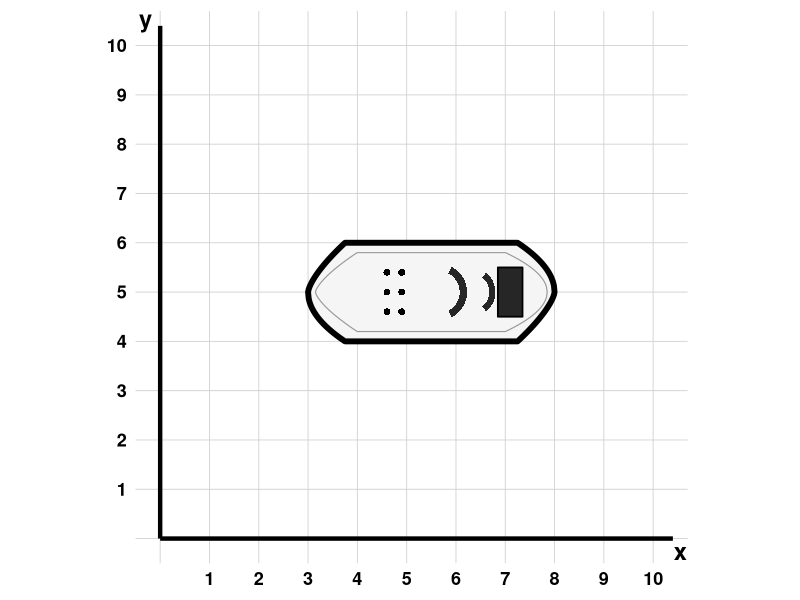

Write the R code that produced this figure.
## ---- chunk 1
# ============================================================
# coordenadas_vertices_plano_cartesiano_metacognitivo_interpretacion_n2_schoice_v1
# Basado en item ICFES MAT-2026-1-022 (pregunta 116)
# Competencia: Interpretación y representación
# Componente: Geométrico-métrico
# Nivel: 2  |  DOK: 2  |  Bloom: Comprender
# ============================================================

library(ggplot2)

# === Helpers (Familia 1 y 5 — regla #21) ===
pick_int <- function(a, b) if (a >= b) a else sample(a:b, 1L)
safe_sample <- function(x, size, replace = TRUE) {
  if (length(x) == 0L)
    stop("safe_sample(): vector de entrada vacio o NULL.")
  if (length(x) == 1L) rep(x, size) else sample(x, size, replace = replace)
}

# === Parametros del plano ===
grid_max <- 10L

# === Parametros del barco (aleatorizados por semilla — regla #22) ===
ancho_barco <- pick_int(3L, 6L)
alto_barco  <- pick_int(1L, 2L)

x_min <- pick_int(1L, grid_max - ancho_barco)
x_max <- x_min + ancho_barco

# y_min con restricciones para garantizar 4 opciones DISTINTAS:
#   y_min != x_min   (evita que GEO-COORD-01 (inversion) colapse sobre la correcta)
#   y_max != x_max   (idem)
#   y_min != x_max   (heredadas del retirado GEO-COORD-03; se conservan porque
#   y_max != x_min    siguen garantizando 4 opciones distintas en 222/222 versiones.
#                     Podrian relajarse — ver docs/BACKLOG.md P2.7 — pero eso
#                     ampliaria el espacio de versiones y exige re-validar todo.)
y_pool <- 1L:(grid_max - alto_barco)
y_pool <- setdiff(y_pool, x_min)
y_pool <- y_pool[y_pool + alto_barco != x_max]
y_pool <- setdiff(y_pool, x_max)
y_pool <- y_pool[y_pool + alto_barco != x_min]
stopifnot(length(y_pool) > 0L)
y_min <- safe_sample(y_pool, 1L)
y_max <- y_min + alto_barco

# === Respuesta correcta ===
correcta <- paste0(
  "(", x_min, ", ", y_min, "); (",
  x_min, ", ", y_max, "); (",
  x_max, ", ", y_min, ") y (",
  x_max, ", ", y_max, ")."
)

# === Distractores ===
# GEO-COORD-01: Inversion de ejes (intercambia x <-> y)
dist_inv <- paste0(
  "(", y_min, ", ", x_min, "); (",
  y_max, ", ", x_min, "); (",
  y_min, ", ", x_max, ") y (",
  y_max, ", ", x_max, ")."
)

# GEO-COORD-02: Rango reducido (toma solo el centro del barco)
x_mid <- as.integer(floor((x_min + x_max) / 2))
dist_centro <- paste0(
  "(", x_mid, ", ", y_min, "); (",
  x_mid, ", ", y_max, "); (",
  x_mid + 1L, ", ", y_min, ") y (",
  x_mid + 1L, ", ", y_max, ")."
)

# GEO-COORD-04: Desplazamiento de una unidad al contar la cuadricula.
#
# SUSTITUYE a GEO-COORD-03 (4 puntos sobre la diagonal y = x), retirado el
# 2026-07-28 por ser estructuralmente eliminable: era la única opcion cuyos 4
# puntos tenian la forma (v,v) — colineales — mientras las otras tres comparten
# la estructura "2 valores de x x 2 valores de y". Un estudiante podia
# descartarlo por la FORMA del texto, sin mirar la figura (regla #22 §P5).
# Ver docs/BACKLOG.md P0.1.
#
# Este distractor conserva la estructura 2x2, así que solo se puede descartar
# leyendo las coordenadas reales del barco. La direccion del desplazamiento se
# adapta para no salirse de la grilla: a la derecha si hay margen, a la
# izquierda si el barco ya toca el borde derecho.
desplaz <- if (x_max < grid_max) 1L else -1L
dist_desplaz <- paste0(
  "(", x_min + desplaz, ", ", y_min, "); (",
  x_min + desplaz, ", ", y_max, "); (",
  x_max + desplaz, ", ", y_min, ") y (",
  x_max + desplaz, ", ", y_max, ")."
)

# === Verificar 4 opciones distintas ===
all_opts <- c(correcta, dist_inv, dist_centro, dist_desplaz)
stopifnot(length(unique(all_opts)) == 4L)
# Los 4 desplazamientos deben caer dentro de la grilla [1, grid_max]
stopifnot(x_min + desplaz >= 1L, x_max + desplaz <= grid_max)

# === Mezclar opciones (exshuffle: TRUE se encarga, pero preparamos sol) ===
opciones_pre <- list(
  correcta       = correcta,
  inv_ejes       = dist_inv,
  rango_reducido = dist_centro,
  desplazamiento = dist_desplaz
)
perm <- sample(4L)
opciones <- unlist(opciones_pre[perm], use.names = FALSE)
nombres  <- names(opciones_pre)[perm]
sol <- as.integer(nombres == "correcta")

# === Info de errores para Solution (identificados por contenido, regla #19) ===
errores_info <- list(
  inv_ejes = list(
    codigo = "GEO-COORD-01",
    nombre = "Inversión de ejes",
    texto = dist_inv,
    diagnostico = paste0(
      "Invierte las coordenadas x e y: lee la extensión horizontal ",
      "del barco (de x = ", x_min, " a x = ", x_max, ") como si estuviera en el ",
      "eje vertical, y la extensión vertical (de y = ", y_min,
      " a y = ", y_max, ") como si estuviera en el eje horizontal. ",
      "El par (x, y) se escribió como (y, x)."
    )
  ),
  rango_reducido = list(
    codigo = "GEO-COORD-02",
    nombre = "Rango reducido al centro",
    texto = dist_centro,
    diagnostico = paste0(
      "Reduce el rango horizontal a solo 1 unidad (toma x = ", x_mid,
      " y x = ", x_mid + 1L, " en lugar del rango completo x = ", x_min,
      " a x = ", x_max, "). No identifica los extremos izquierdo y ",
      "derecho del barco, sino que selecciona únicamente la parte central."
    )
  ),
  desplazamiento = list(
    codigo = "GEO-COORD-04",
    nombre = "Desplazamiento de una unidad al contar la cuadrícula",
    texto = dist_desplaz,
    diagnostico = paste0(
      "Identifica correctamente la forma del rectángulo y el rango vertical ",
      "(de y = ", y_min, " a y = ", y_max, "), pero desplaza el rango ",
      "horizontal una unidad: reporta de x = ", x_min + desplaz,
      " a x = ", x_max + desplaz, " en lugar de x = ", x_min,
      " a x = ", x_max, ". Es el error clásico de contar los cuadros de la ",
      "cuadrícula en vez de leer las marcas del eje, o de empezar a contar ",
      "desde el primer cuadro que ocupa el barco en lugar de desde la línea ",
      "donde comienza."
    )
  )
)

# === Protagonista (variedad narrativa) ===
protagonistas <- c(
  "Tina", "Laura", "Sofía", "Miguel",
  "Carlos", "Ana", "Pedro", "Valentina"
)
protagonista <- safe_sample(protagonistas, 1L)

# === Reflexiones metacognitivas ===
reflexiones <- c(
  paste0(
    "Identificar los vértices de un rectángulo en el plano cartesiano ",
    "requiere distinguir claramente el eje x (horizontal) del eje y (vertical). ",
    "Una estrategia efectiva es ubicar primero los extremos izquierdo y derecho ",
    "(rango en x), y luego los extremos inferior y superior (rango en y)."
  ),
  paste0(
    "Los errores al leer coordenadas en el plano cartesiano suelen originarse en ",
    "la confusión entre las dos dimensiones. Practicar la lectura punto por ",
    "punto, verificando primero la coordenada x y luego la y, ayuda a consolidar ",
    "esta habilidad."
  ),
  paste0(
    "Al resolver problemas con coordenadas, conviene verificar que cada par (x, y) ",
    "efectivamente corresponde a un punto del objeto representado. Marcar los puntos ",
    "extremos en el gráfico antes de escribir la respuesta reduce ",
    "significativamente los errores."
  ),
  paste0(
    "La metacognición en geometría analítica implica ser consciente ",
    "de qué eje se está leyendo. Un error frecuente es asumir que el ",
    "primer número siempre es la coordenada horizontal, sin verificarlo ",
    "visualmente en el plano."
  )
)
reflexion <- safe_sample(reflexiones, 1L)

# === Dibujar barco parametrico ===
dibujar_barco <- function(xmn, xmx, ymn, ymx, gmax, filename) {
  cx <- (xmn + xmx) / 2;  cy <- (ymn + ymx) / 2
  w  <- xmx - xmn;        h  <- ymx - ymn
  n  <- 400L
  tf <- seq(0, 1, length.out = n)

  # INVARIANTE I-2 (ver .claude/rules/barco-parametrico.md): prof(t) vale EXACTAMENTE
  # h/2 en el tramo central, de modo que el casco toca ymn e ymx y su bounding box
  # ES la respuesta correcta. No suavizar ni alargar estas fracciones sin re-verificar
  # la enumeracion exhaustiva de las 222 combinaciones.
  prof <- function(t) {
    ifelse(t < 0.15,
      (h / 2) * (t / 0.15)^0.7,
      ifelse(t < 0.85,
        h / 2,
        (h / 2) * ((1 - t) / 0.15)^0.5))
  }

  xt <- xmn + tf * w;  yt <- cy + prof(tf)
  xb <- xmx - tf * w;  yb <- cy - prof(tf)
  hull_df <- data.frame(x = c(xt, xb), y = c(yt, yb))

  ix <- w * 0.03;  iy <- h * 0.10
  pi2 <- function(t) {
    ifelse(t < 0.18,
      ((h / 2) - iy) * (t / 0.18)^0.7,
      ifelse(t < 0.82,
        (h / 2) - iy,
        ((h / 2) - iy) * ((1 - t) / 0.18)^0.5))
  }
  ixt <- (xmn + ix) + tf * (w - 2 * ix)
  inner_df <- data.frame(
    x = c(ixt, rev(ixt)),
    y = c(cy + pi2(tf), cy - pi2(rev(tf)))
  )

  ph_df <- data.frame(
    x = rep(c(cx - w * 0.18, cx - w * 0.12), each = 3),
    y = rep(c(cy + h * 0.20, cy, cy - h * 0.20), 2)
  )

  # Radio de las bandas ACOTADO POR EL ANCHO (opcion D de docs/BACKLOG.md P1.1).
  # Las bandas tienen radio proporcional a h pero sus centros estan separados por
  # una fracción de w (0.16w - 0.03w = 0.13w). Con h máximo y w mínimo los radios
  # crecian mientras la separacion se encogia, y las dos bandas se fundian en una
  # sola mancha: 72.3% de solape en (w=3,h=2) y 65.2% en (w=4,h=2).
  # Acotar el radio por 0.25*w deja el solape en 37% como máximo — el mismo nivel
  # que (w=4,h=1), que ya se veia bien — y NO altera los casos alargados
  # (w=5,6 con h=1 quedan exactamente igual que antes).
  # Las bandas son decorativas: no participan del bounding box, así que este
  # cambio no toca la invariante I-2.
  rb <- min(h, w * 0.25)

  bt1 <- seq(-1.1, 1.1, length.out = 80)
  b1cx <- cx + w * 0.03
  b1_df <- data.frame(
    x = c(b1cx + rb * 0.46 * cos(bt1), b1cx + rb * 0.34 * cos(rev(bt1))),
    y = c(cy   + rb * 0.46 * sin(bt1), cy   + rb * 0.34 * sin(rev(bt1)))
  )
  bt2 <- seq(-0.9, 0.9, length.out = 60)
  b2cx <- cx + w * 0.16
  b2_df <- data.frame(
    x = c(b2cx + rb * 0.40 * cos(bt2), b2cx + rb * 0.30 * cos(rev(bt2))),
    y = c(cy   + rb * 0.40 * sin(bt2), cy   + rb * 0.30 * sin(rev(bt2)))
  )

  bw <- w * 0.10;  bh <- h * 0.50;  bcx <- cx + w * 0.32
  br_df <- data.frame(
    x = c(bcx - bw / 2, bcx + bw / 2, bcx + bw / 2, bcx - bw / 2),
    y = c(cy  - bh / 2, cy  - bh / 2, cy  + bh / 2, cy  + bh / 2)
  )

  p <- ggplot() +
    geom_hline(yintercept = 0:gmax, color = "gray82", linewidth = 0.3) +
    geom_vline(xintercept = 0:gmax, color = "gray82", linewidth = 0.3) +
    geom_segment(aes(x = 0, y = 0, xend = gmax + 0.4, yend = 0), linewidth = 1.5) +
    geom_segment(aes(x = 0, y = 0, xend = 0, yend = gmax + 0.4), linewidth = 1.5) +
    geom_polygon(data = hull_df, aes(x, y),
                 fill = "gray96", color = "black", linewidth = 2.0) +
    geom_polygon(data = inner_df, aes(x, y),
                 fill = NA, color = "gray60", linewidth = 0.4) +
    geom_polygon(data = b1_df, aes(x, y), fill = "gray15", color = NA) +
    geom_polygon(data = b2_df, aes(x, y), fill = "gray15", color = NA) +
    geom_polygon(data = br_df, aes(x, y),
                 fill = "gray15", color = "black", linewidth = 0.6) +
    geom_point(data = ph_df, aes(x, y),
               size = 2.0, shape = 16, color = "black") +
    scale_x_continuous(breaks = 1:gmax,
                       limits = c(-0.5, gmax + 0.7), expand = c(0, 0)) +
    scale_y_continuous(breaks = 1:gmax,
                       limits = c(-0.5, gmax + 0.7), expand = c(0, 0)) +
    annotate("text", x = gmax + 0.55, y = -0.25, label = "x",
             fontface = "bold", size = 6) +
    annotate("text", x = -0.30, y = gmax + 0.55, label = "y",
             fontface = "bold", size = 6) +
    coord_fixed() +
    theme_minimal(base_size = 14) +
    theme(
      panel.grid  = element_blank(),
      axis.text   = element_text(size = 13, color = "black", face = "bold"),
      axis.title  = element_blank(),
      plot.margin = margin(8, 12, 8, 8)
    )

  ggsave(filename, p, width = 7, height = 7, dpi = 150, bg = "white")
}

dibujar_barco(x_min, x_max, y_min, y_max, grid_max, "plano_barco.png")

# UID para anchors
ex_uid <- paste0(safe_sample(letters, 6L, replace = FALSE), collapse = "")
## ---- chunk 2
cat(paste0(
  protagonista, " está participando en un juego en el que se ubican barcos ",
  "en un plano cartesiano y se busca eliminar los barcos de otro jugador, ",
  "adivinando su ubicación. En un momento del juego, a ", protagonista,
  " le queda un barco ubicado como muestra la figura.\n\n"
))
cat("![](plano_barco.png){width=80%}\n\n")
cat(paste0(
  "¿Cuáles son las coordenadas (x, y) de los vértices que ",
  "encierran el barco que le queda a ", protagonista, "?\n"
))
## ---- chunk 3
for (i in seq_along(opciones)) {
  cat(paste0("* ", opciones[i], "\n"))
}
## ---- chunk 4
# --- Respuesta correcta ---
cat(paste0(
  "### Respuesta correcta {#resp-", ex_uid, "}\n\n",
  "La respuesta correcta es la que indica las coordenadas **",
  correcta, "**\n\n",
  "El barco ocupa la franja horizontal entre x = ", x_min,
  " y x = ", x_max, ", y entre y = ", y_min, " e y = ", y_max,
  ". Los cuatro vértices del rectángulo que encierra el barco son:\n\n",
  "$$\\left(", x_min, ",\\, ", y_min, "\\right), \\quad ",
  "\\left(", x_min, ",\\, ", y_max, "\\right), \\quad ",
  "\\left(", x_max, ",\\, ", y_min, "\\right), \\quad ",
  "\\left(", x_max, ",\\, ", y_max, "\\right)$$\n\n"
))

# --- Análisis por opción ---
cat("### Análisis de cada opción\n\n")
for (i in seq_along(opciones)) {
  nm <- nombres[i]
  if (nm == "correcta") {
    cat(paste0(
      "**Correcta: ", opciones[i], "**\n\n",
      "Identifica correctamente los cuatro vértices del rectángulo ",
      "que encierra el barco, leyendo el rango horizontal (x = ", x_min,
      " a x = ", x_max, ") y el rango vertical (y = ", y_min,
      " a y = ", y_max, ") de forma adecuada.\n\n"
    ))
  } else {
    err <- errores_info[[nm]]
    cat(paste0(
      "**", err$codigo, " — ", err$nombre, ": ",
      opciones[i], "**\n\n",
      err$diagnostico, "\n\n"
    ))
  }
}

# --- Procedimiento correcto ---
cat(paste0(
  "### Procedimiento correcto\n\n",
  "Para identificar los vértices del rectángulo que encierra un ",
  "objeto en el plano cartesiano:\n\n",
  "1. **Eje horizontal (x):** Observar el rango de valores de x que ocupa ",
  "el objeto. En este caso, el barco se extiende de x = ", x_min,
  " a x = ", x_max, ".\n",
  "2. **Eje vertical (y):** Observar el rango de valores de y que ocupa ",
  "el objeto. En este caso, el barco se extiende de y = ", y_min,
  " a y = ", y_max, ".\n",
  "3. **Vértices:** Combinar los valores extremos para obtener los ",
  "4 vértices: (", x_min, ", ", y_min, "), (",
  x_min, ", ", y_max, "), (", x_max, ", ", y_min, ") y (",
  x_max, ", ", y_max, ").\n\n"
))

# --- Reflexión metacognitiva ---
cat(paste0("### Reflexión metacognitiva\n\n", reflexion, "\n\n"))

# --- Estrategia para evitar el error ---
cat(paste0(
  "### Estrategia para evitar el error\n\n",
  "1. Identificar primero el eje **horizontal** (x) y anotar los valores ",
  "mínimo y máximo que ocupa el objeto.\n",
  "2. Luego identificar el eje **vertical** (y) y anotar los valores ",
  "mínimo y máximo.\n",
  "3. Verificar que cada par ordenado (x, y) escriba primero la coordenada ",
  "horizontal y luego la vertical.\n",
  "4. Comprobar que los 4 vértices forman un rectángulo que ",
  "efectivamente encierra el objeto.\n"
))
## ---- chunk 5
for (i in seq_along(opciones)) {
  nm <- nombres[i]
  if (nm == "correcta") {
    cat("* Correcto. Los vértices corresponden al rectángulo que encierra el barco.\n")
  } else {
    err <- errores_info[[nm]]
    cat(paste0("* Incorrecto. ", err$codigo, ": ", err$nombre, ".\n"))
  }
}
